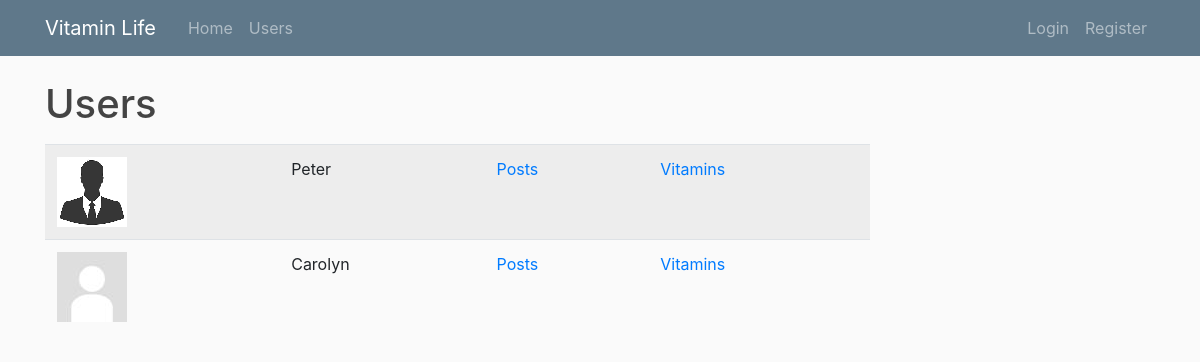
Screenshot of /users/users-list.html with the database file from the repository.
### users/models.py (models this page shows, shortened)
class Profile(models.Model):
    user = models.OneToOneField(User, on_delete=models.CASCADE)
    image = models.ImageField(default='default.jpg', upload_to='profil_pics')

### users/views.py (the view)
# urls.py: path('users/users-list.html', user_views.UsersListView.as_view(), name="userslist"),
class UsersListView(ListView):
    model = Profile
    template_name = 'users/users-list.html' # <app>/<model>_<viewtype>.html
    context_object_name = 'profiles'

### users/templates/users/users-list.html
{% extends "blog/base.html" %}
{% block content %}
<h1 class="mb-3">Users</h1>
<table class="table table-striped">
  <tbody>
    {% for profile in profiles %}
    <tr>
      <td><img src="{{profile.image.url}}"></td>
      <td>{{profile.user.username}}</td>
      <td><a href={% url 'user-posts' profile.user.username %}>Posts</a></td>
      <td><a href="{% url 'vitamins-from-user' profile.user.username %}">Vitamins</a></td>
    </tr>
    {% endfor %}
  </tbody>
</table>
{% endblock content %}

### blog/static/blog/main.css (style rules this page uses)
h1, h2, h3, h4, h5, h6 { color: #444444; }

### rows the page displays
Profile: image (picture), user.username "Peter"
Profile: image (placeholder picture), user.username "Carolyn"
